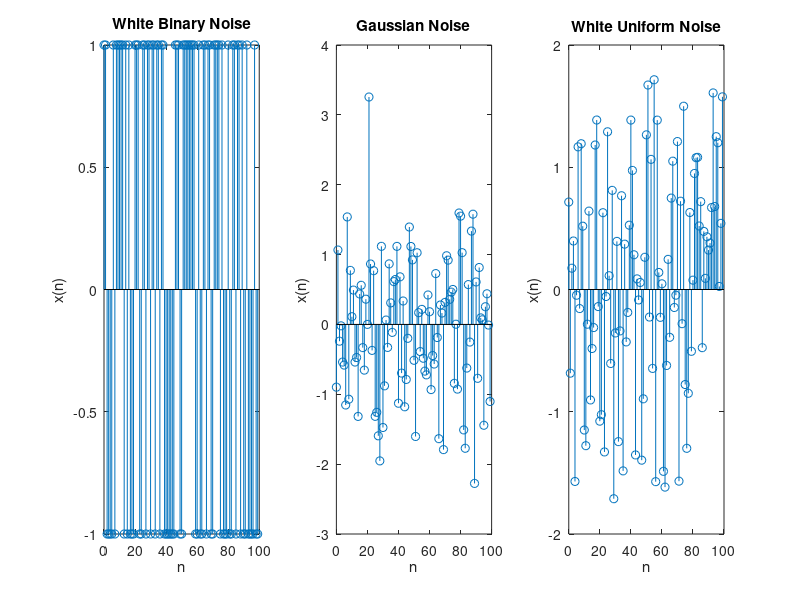

Source code (MATLAB):
n = 0:99;
x = [];
for i = 1:100
    r =rand;
    if r<0.5
        x(i) = -1;
    end
    if r>=0.5
        x(i) =1;
    end
    
end
subplot(1,3,1);
stem(n,x);
ylabel('x(n)');
xlabel('n');
title('White Binary Noise');

for i = 1:100
    r=randn;
    x(i)=r;
end

subplot(1,3,2);
stem(n,x);
ylabel('x(n)');
xlabel('n');
title('Gaussian Noise');

x=sqrt(3)*(2*rand(1,100)-1);

subplot(1,3,3);
stem(n,x);
ylabel('x(n)');
xlabel('n');
title('White Uniform Noise');